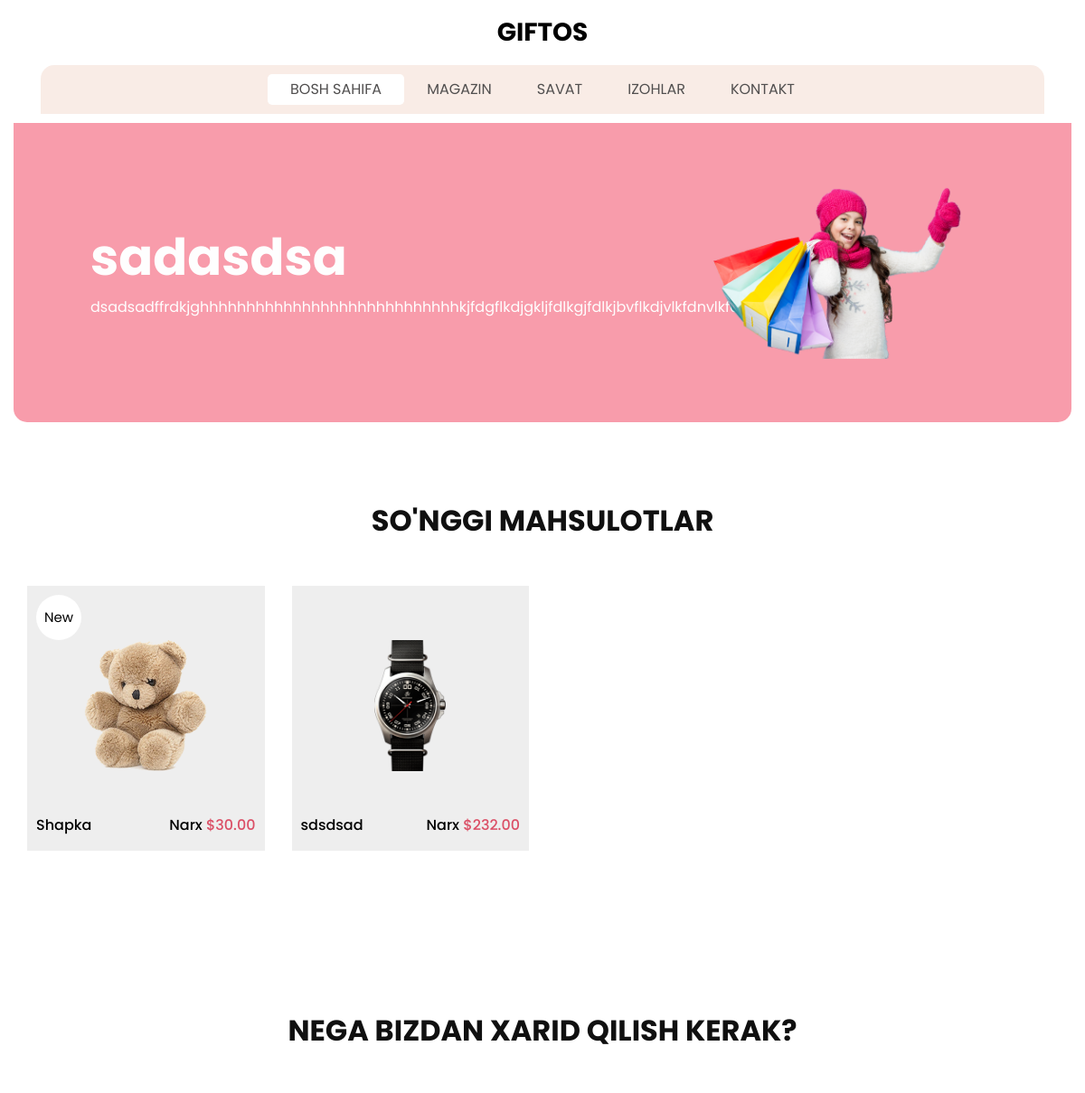
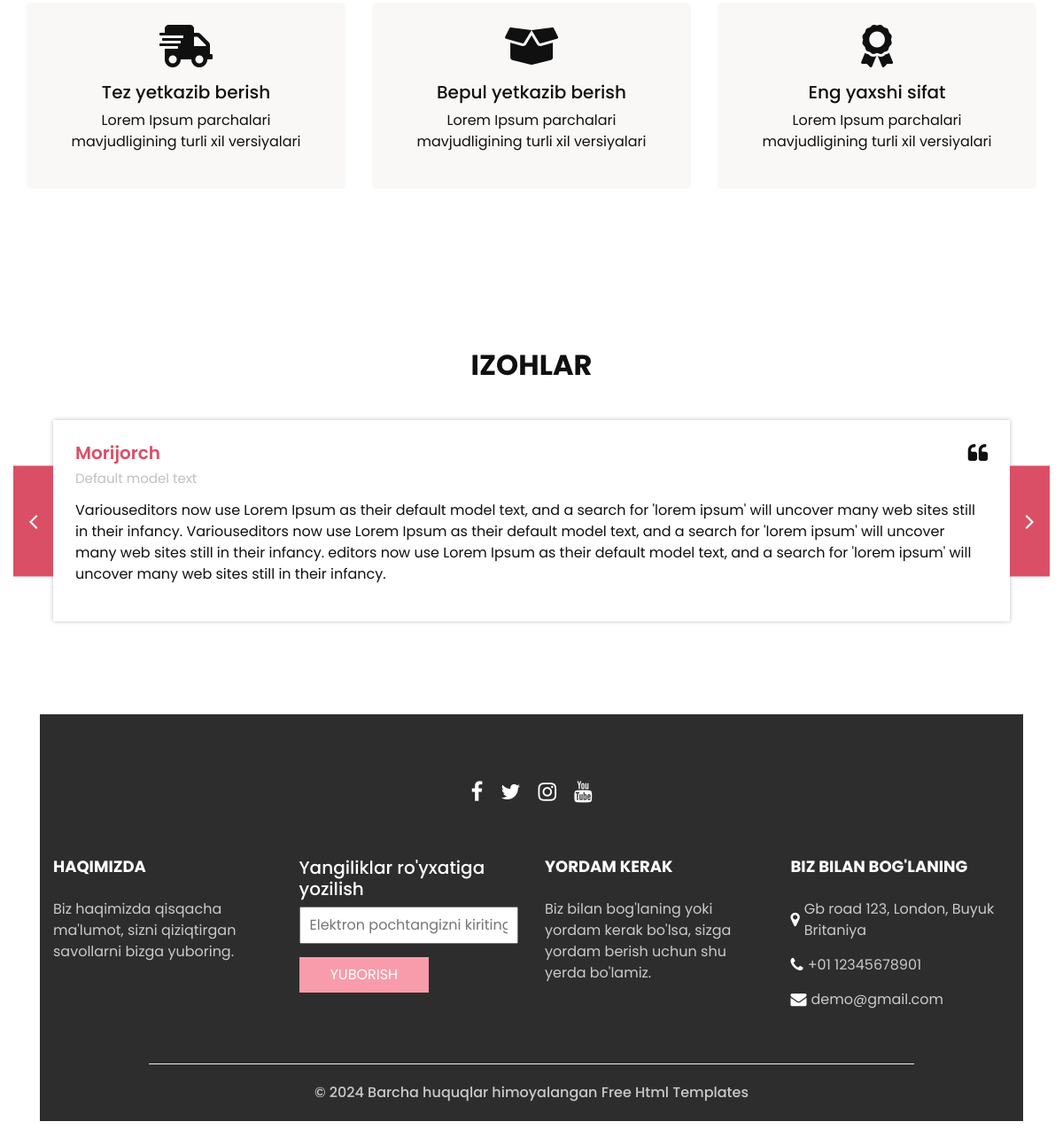
The page / on the database its author committed (2 pictures, top to bottom).
### main/models.py (models this page shows, shortened)
class Slider(models.Model):
    title = models.CharField(max_length=200)
    description = models.TextField()
    image = models.ImageField(upload_to='sliders/')
    class Meta:
        verbose_name = "Slider"
        verbose_name_plural = "Sliders"
        ordering = ['title']

class Product(models.Model):
    name = models.CharField(max_length=100)
    price = models.DecimalField(max_digits=10, decimal_places=2)
    image = models.ImageField(upload_to='products/')
    is_new = models.BooleanField(default=False)
    class Meta:
        verbose_name = "Product"
        verbose_name_plural = "Products"
        ordering = ['name']

class Testimonial(models.Model):
    name = models.CharField(max_length=100)
    role = models.CharField(max_length=100, blank=True, null=True)
    content = models.TextField()
    class Meta:
        verbose_name = "Testimonial"
        verbose_name_plural = "Testimonials"
        ordering = ['name']

### main/views.py (the view)
# urls.py: path('', home, name='home'),  # Home sahifasi
def home(request):
    products = Product.objects.all()
    sliders = Slider.objects.all()
    testimonials = Testimonial.objects.all()
    context = {
        "products": products,
        "sliders": sliders,
        "testimonials": testimonials,
    }
    return render(request, 'index.html', context=context)

### templates/index.html (shortened to what this page needs)
{% extends 'base.html' %}
{% block home %}active{% endblock %}
{% block content %}
<section class="slider_section" style="padding-top: 10px">
    <div class="slider_container container">
        <div id="carouselExampleIndicators" class="carousel slide" data-bs-ride="carousel">
            <div class="carousel-inner">
                {% for slider in sliders %}
                <div class="carousel-item {% if forloop.first %}active{% endif %}">
                    <div class="container-fluid">
                        <div class="row">
                            <div class="col-md-7">
                                <div class="detail-box">
                                    <h1>
                                        {{ slider.title }}
                                    </h1>
                                    <p>
                                        {{ slider.description }}
                                    </p>
                                </div>
                            </div>
                            <div class="col-md-5">
                                <div class="img-box">
                                    <img src="{{ slider.image.url }}" alt="{{ slider.title }}"/>
                                </div>
                            </div>
                        </div>
                    </div>
                </div>
                {% endfor %}
            </div>
        </div>
    </div>
</section>
<section class="shop_section layout_padding">
    <div class="container">
        <div class="heading_container heading_center">
            <h2>So'nggi mahsulotlar</h2>
        </div>
        <div class="row">
            {% for product in products %}
            <div class="col-sm-6 col-md-4 col-lg-3">
                <div class="box">
                    <a href="">
                        <div class="img-box">
                            <img src="{{ product.image.url }}" alt="{{ product.name }}"/>
                        </div>
                        <div class="detail-box">
                            <h6>{{ product.name }}</h6>
                            <h6>
                                Narx
                                <span> ${{ product.price }} </span>
                            </h6>
                        </div>
                        {% if product.is_new %}
                        <div class="new">
                            <span> New </span>
                        </div>
                        {% endif %}
                    </a>
                </div>
            </div>
            {% endfor %}
        </div>
    </div>
</section>
<section class="why_section layout_padding">
    <div class="container">
        <div class="heading_container heading_center">
            <h2>Nega bizdan xarid qilish kerak?</h2>
        </div>
        <div class="row">
            <div class="col-md-4">
                <div class="box">
                    <div class="img-box">
                        <i class="fas fa-shipping-fast fa-3x"></i>
                    </div>
                    <div class="detail-box">
                        <h5>Tez yetkazib berish</h5>
                        <p>Lorem Ipsum parchalari mavjudligining turli xil versiyalari</p>
                    </div>
                </div>
            </div>
            <div class="col-md-4">
                <div class="box">
                    <div class="img-box">
                        <i class="fas fa-box-open fa-3x"></i>
                    </div>
                    <div class="detail-box">
                        <h5>Bepul yetkazib berish</h5>
                        <p>Lorem Ipsum parchalari mavjudligining turli xil versiyalari</p>
                    </div>
                </div>
            </div>
            <div class="col-md-4">
                <div class="box">
                    <div class="img-box">
                        <i class="fas fa-award fa-3x"></i>
                    </div>
                    <div class="detail-box">
                        <h5>Eng yaxshi sifat</h5>
                        <p>Lorem Ipsum parchalari mavjudligining turli xil versiyalari</p>
                    </div>
                </div>
            </div>
        </div>
    </div>
</section>
<section class="client_section layout_padding">
  <div class="container">
    <div class="heading_container heading_center">
      <h2>Izohlar</h2>
    </div>
  </div>
  <div class="container px-0">
    <div id="testimonialCarousel" class="carousel carousel-fade" data-bs-ride="carousel">
      <div class="carousel-inner">
        {% for testimonial in testimonials %}
          <div class="carousel-item {% if forloop.first %}active{% endif %}">
            <div class="box">
              <div class="client_info">
                <div class="client_name">
                  <h5>{{ testimonial.name }}</h5>
                  {% if testimonial.role %}
                    <h6>{{ testimonial.role }}</h6>
                  {% endif %}
                </div>
                <i class="fa fa-quote-left" aria-hidden="true"></i>
              </div>
              <p>{{ testimonial.content }}</p>
            </div>
          </div>
        {% endfor %}
      </div>
      <div class="carousel_btn-box">
        <a class="carousel-control-prev" href="#testimonialCarousel" role="button" data-bs-slide="prev">
          <i class="fa fa-angle-left" aria-hidden="true"></i>
        </a>
        <a class="carousel-control-next" href="#testimonialCarousel" role="button" data-bs-slide="next">
          <i class="fa fa-angle-right" aria-hidden="true"></i>
        </a>
      </div>
    </div>
  </div>
</section>
{% endblock%}

### templates/base.html (shortened to what this page needs)
<!DOCTYPE html>
<html>
<head>
    {% load static %}
    <link href="https://cdnjs.cloudflare.com/ajax/libs/bootstrap/5.3.0/css/bootstrap.min.css" rel="stylesheet">
    <link
            href="https://cdnjs.cloudflare.com/ajax/libs/font-awesome/5.15.4/css/all.min.css"
            rel="stylesheet"
    />
    <link
            href="https://cdnjs.cloudflare.com/ajax/libs/bootstrap/4.6.2/css/bootstrap.min.css"
            rel="stylesheet"
    />
    <link
            rel="stylesheet"
            type="text/css"
            href="https://cdnjs.cloudflare.com/ajax/libs/OwlCarousel2/2.3.4/assets/owl.carousel.min.css"
    />
    <link
            rel="stylesheet"
            type="text/css"
            href="{% static 'css/bootstrap.css' %}"
    />
    <link href="{% static 'css/style.css' %}" rel="stylesheet"/>
    <link href="{% static 'css/responsive.css' %}" rel="stylesheet"/>
</head>
<body>
<div class="hero_area">
    <header class="header_section">
        <nav class="navbar navbar-expand-lg custom_nav-container">
            <a class="navbar-brand" href="index.html">
                <span> Giftos </span>
            </a>
            <div class="collapse navbar-collapse" id="navbarSupportedContent">
                <ul class="navbar-nav">
                    <li class="nav-item {% block home %}{% endblock %}">
                        <a class="nav-link" href="{% url 'home' %}">
                            Bosh sahifa
                        </a>
                    </li>
                    <li class="nav-item {% block magazin %}{% endblock %}">
                        <a class="nav-link" href="{% url 'shop' %}">Magazin</a>
                    </li>
                    <li class="nav-item {% block savat %}{% endblock %}">
                        <a class="nav-link" href="{% url 'cart' %}">Savat</a>
                    </li>
                    <li class="nav-item {% block izoh %}{% endblock %}">
                        <a class="nav-link" href="{% url 'testimonial' %}">Izohlar</a>
                    </li>
                    <li class="nav-item {% block contact %}{% endblock %}">
                        <a class="nav-link" href="{% url 'contact' %}">Kontakt</a>
                    </li>
                </ul>
            </div>
        </nav>
    </header>
</div>
{% block content %} {% endblock %}
<section class="info_section layout_padding2-top">
    <div class="social_container">
        <div class="social_box">
            <a href="">
                <i class="fa fa-facebook" aria-hidden="true"></i>
            </a>
            <a href="">
                <i class="fa fa-twitter" aria-hidden="true"></i>
            </a>
            <a href="">
                <i class="fa fa-instagram" aria-hidden="true"></i>
            </a>
            <a href="">
                <i class="fa fa-youtube" aria-hidden="true"></i>
            </a>
        </div>
    </div>
    <div class="info_container">
        <div class="container">
            <div class="row">
                <div class="col-md-6 col-lg-3">
                    <h6>HAQIMIZDA</h6>
                    <p>
                        Biz haqimizda qisqacha ma'lumot, sizni qiziqtirgan savollarni bizga yuboring.
                    </p>
                </div>
                <div class="col-md-6 col-lg-3">
                    <div class="info_form">
                        <h5>Yangiliklar ro'yxatiga yozilish</h5>
                        <form action="#">
                            <input type="email" placeholder="Elektron pochtangizni kiriting"/>
                            <button>Yuborish</button>
                        </form>
                    </div>
                </div>
                <div class="col-md-6 col-lg-3">
                    <h6>YORDAM KERAK</h6>
                    <p>
                        Biz bilan bog'laning yoki yordam kerak bo'lsa, sizga yordam berish uchun shu yerda bo'lamiz.
                    </p>
                </div>
                <div class="col-md-6 col-lg-3">
                    <h6>BIZ BILAN BOG'LANING</h6>
                    <div class="info_link-box">
                        <a href="">
                            <i class="fa fa-map-marker" aria-hidden="true"></i>
                            <span> Gb road 123, London, Buyuk Britaniya</span>
                        </a>
                        <a href="">
                            <i class="fa fa-phone" aria-hidden="true"></i>
                            <span>+01 12345678901</span>
                        </a>
                        <a href="">
                            <i class="fa fa-envelope" aria-hidden="true"></i>
                            <span> demo@gmail.com</span>
                        </a>
                    </div>
                </div>
            </div>
        </div>
    </div>
    <footer class="footer_section">
        <div class="container">
            <p>
                &copy; <span id="displayYear"></span> Barcha huquqlar himoyalangan
                <a href="https://html.design/">Free Html Templates</a>
            </p>
        </div>
    </footer>
</section>
</body>
</html>

### static/css/responsive.css (style rules this page uses)
@media (min-width: 1200px) { .container { max-width: 1170px; } }

### rows shown on the page
Slider: title "sadasdsa", description "dsadsadffrdkjghhhhhhhhhhhhhhhhhhhhhhhhhhhhkjfdgflkdjgkljfdlkgjfdlkjbvflkdjvlkfdnvlkfdnvlkjdnfv", image (picture)
Product: image (picture), name "Shapka", price "30.00", is_new "New"
Product: image (picture), name "sdsdsad", price "232.00"
Testimonial: name "Morijorch", role "Default model text", content "Variouseditors now use Lorem Ipsum as their default model text, and a search for 'lorem ipsum' will uncover many web sites still in their infancy. Variouseditors now use Lorem Ipsum as their default model text, and a search for 'lorem ipsum' will uncover many web sites still in their infancy. editors now use Lorem Ipsum as their default model text, and a search for 'lorem ipsum' will uncover many web sites still in their infancy."
